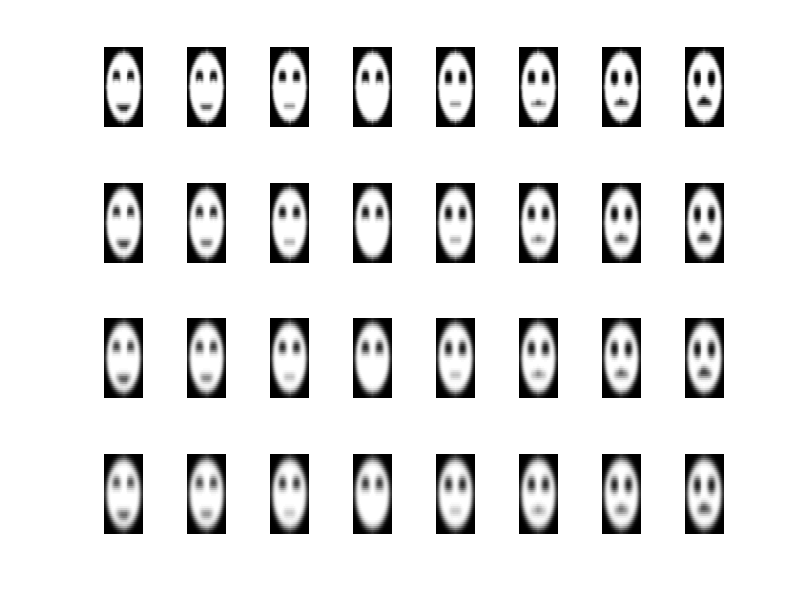

MATLAB code for this plot: (Note: this script raises an error after producing the figure.)
function MakeEmojiData()
%%
close all; clear; clc; 
N = 40;
face = zeros(N);
t = linspace(0,1,N);
[x,y] = meshgrid(t,t);
R = 0.45; % face radius
reye = 0.1; % eye radius
deye = R/2;
aleye = 5*pi/6;
scleye = [cos(aleye);sin(aleye)];
areye = pi/6;
screye = [cos(areye);sin(areye)];
c = [0.5;0.5]; % face center;
% mouth
mx1 = c(1) - R/2;
mx2 = c(1) + R/2;
my0 = c(2) - R/2;
mysin =@(a,x1,x2,y0,x)y0+a*sin(pi*(x-x1)/(x2-x1));
hm = R/5;
% eye
cleft = c + deye*scleye;
cright = c + deye*screye;
ae = pi/3;
xl1 = cleft(1) - reye*sin(ae);
xl2 = cleft(1) + reye*sin(ae);
xr1 = cright(1) - reye*sin(ae);
xr2 = cright(1) + reye*sin(ae);
y0 = cleft(2) - reye*cos(ae);
he = reye*cos(ae);
% draw face
nt = 8;
nu = 4;
t = linspace(-1,1,nt);
u = linspace(0,1,nu);
I = (1 : N)';
bb = 0.1;
figure;
for j = 1 : nu
    bu = 0;
    fu = 1;
    for i = 1 : nt
        face = bu*ones(N);
        ind = find((x-c(1)).^2 + (y-c(2)).^2 < R^2);
        face(ind) = fu;
        si = @(x)mysin(-t(i)*he,xl1,xl2,y0,x);
        ind = find((x-cleft(1)).^2 + (y-cleft(2)).^2 <= reye^2 & si(x) <= y);
        face(ind) = bu;
        si = @(x)mysin(-t(i)*he,xr1,xr2,y0,x);
        ind = find((x-cright(1)).^2 + (y-cright(2)).^2 <= reye^2 & si(x) <= y);
        face(ind) = bu;
        si = @(x)mysin(t(i)*hm,mx1,mx2,my0,x);
        if t(i) >= 0
            ind = find(si(x) >= y & y >= my0 & x >= mx1 & x <= mx2);
        else
            ind = find(si(x) <= y & y <= my0 & x >= mx1 & x <= mx2);
        end    
        face(ind) = bu;
        % smooth
        subplot(nu,nt,(j-1)*nt + i);
        for k = 1 : 2 + 4*j
            face = bb*(face(circshift(I,[-1,0]),:)+face(circshift(I,[1,0]),:)+...
                face(:,circshift(I,[-1,0]))+face(:,circshift(I,[1,0])))+(1-4*bb)*face;
        end
        imagesc(face);
        caxis([0,1]);
        axis xy
        axis off
        colormap gray
        drawnow
    end
end
    
% make data
nuold = nu;
nt = 32;
nu = 32;
t = linspace(-1,1,nt);
u = linspace(0,0.4,nu);
I = (1 : N)';
n = nt*nu;
count = 0;
X = zeros(n,N^2);
del = bb*(nuold/nu);
col = parula(1000);
c = zeros(n,3);
for j = 1 : nu
    bu = 0;
    fu = 1;
    for i = 1 : nt
        count = count + 1;
        face = bu*ones(N);
        ind = find((x-c(1)).^2 + (y-c(2)).^2 < R^2);
        face(ind) = fu;
        si = @(x)mysin(-t(i)*he,xl1,xl2,y0,x);
        ind = find((x-cleft(1)).^2 + (y-cleft(2)).^2 <= reye^2 & si(x) <= y);
        face(ind) = bu;
        si = @(x)mysin(-t(i)*he,xr1,xr2,y0,x);
        ind = find((x-cright(1)).^2 + (y-cright(2)).^2 <= reye^2 & si(x) <= y);
        face(ind) = bu;
        si1 = @(x)mysin(t(i)*hm,mx1,mx2,my0,x);
        si2 = @(x)mysin((1-t(i)^2)*hm,mx1,mx2,my0,x);
        if t(i) >= 0
            ind = find(si1(x) >= y & y >= si2(x) & x >= mx1 & x <= mx2);
        else
            ind = find(si1(x) <= y & y <= si2(x) & x >= mx1 & x <= mx2);
        end    
        face(ind) = bu;
        % smooth
        for k = 1 : 4*(j+1)
            face = del*(face(circshift(I,[-1,0]),:)+face(circshift(I,[1,0]),:)+...
                face(:,circshift(I,[-1,0]))+face(:,circshift(I,[1,0])))+face*(1-4*del);
        end
        X(count,:) = face(:)';
        c(count,:) = col(ceil(1000*sqrt((i^2+j^2)/(nt^2+nu^2))),:);
    end
end
data = X;
save('data/FaceData.mat','data','c');
end
    




